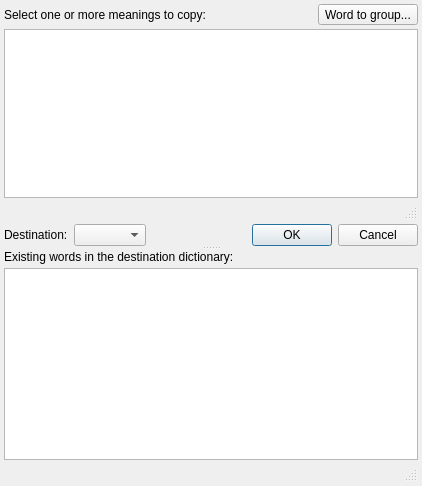
<?xml version="1.0" encoding="UTF-8"?>
<ui version="4.0">
 <class>WordToDictionaryForm</class>
 <widget class="QMainWindow" name="WordToDictionaryForm">
  <property name="geometry">
   <rect>
    <x>0</x>
    <y>0</y>
    <width>422</width>
    <height>486</height>
   </rect>
  </property>
  <property name="windowTitle">
   <string>zkanji - Add word to dictionary</string>
  </property>
  <widget class="QWidget" name="centralwidget">
   <layout class="QVBoxLayout" name="verticalLayout">
    <property name="spacing">
     <number>4</number>
    </property>
    <property name="leftMargin">
     <number>4</number>
    </property>
    <property name="topMargin">
     <number>4</number>
    </property>
    <property name="rightMargin">
     <number>4</number>
    </property>
    <property name="bottomMargin">
     <number>4</number>
    </property>
    <item>
     <widget class="QSplitter" name="splitter">
      <property name="orientation">
       <enum>Qt::Vertical</enum>
      </property>
      <property name="childrenCollapsible">
       <bool>false</bool>
      </property>
      <widget class="QWidget" name="widget" native="true">
       <property name="sizePolicy">
        <sizepolicy hsizetype="Preferred" vsizetype="Preferred">
         <horstretch>0</horstretch>
         <verstretch>1</verstretch>
        </sizepolicy>
       </property>
       <layout class="QVBoxLayout" name="verticalLayout_3">
        <property name="spacing">
         <number>4</number>
        </property>
        <property name="leftMargin">
         <number>0</number>
        </property>
        <property name="topMargin">
         <number>0</number>
        </property>
        <property name="rightMargin">
         <number>0</number>
        </property>
        <property name="bottomMargin">
         <number>0</number>
        </property>
        <item>
         <layout class="QHBoxLayout" name="horizontalLayout_2">
          <property name="spacing">
           <number>4</number>
          </property>
          <item>
           <widget class="QLabel" name="label">
            <property name="text">
             <string>Select one or more meanings to copy:</string>
            </property>
           </widget>
          </item>
          <item>
           <spacer name="horizontalSpacer_2">
            <property name="orientation">
             <enum>Qt::Horizontal</enum>
            </property>
            <property name="sizeHint" stdset="0">
             <size>
              <width>40</width>
              <height>20</height>
             </size>
            </property>
           </spacer>
          </item>
          <item>
           <widget class="QToolButton" name="switchButton">
            <property name="toolTip">
             <string>Switch to adding word to group</string>
            </property>
            <property name="text">
             <string>Word to group...</string>
            </property>
            <property name="icon">
             <iconset resource="../Resources/resources.qrc">
              <normaloff>:/togroup.svg</normaloff>:/togroup.svg</iconset>
            </property>
            <property name="iconSize">
             <size>
              <width>18</width>
              <height>18</height>
             </size>
            </property>
            <property name="toolButtonStyle">
             <enum>Qt::ToolButtonTextBesideIcon</enum>
            </property>
           </widget>
          </item>
         </layout>
        </item>
        <item>
         <widget class="QWidget" name="wordsWidget" native="true">
          <layout class="QVBoxLayout" name="verticalLayout_5">
           <property name="spacing">
            <number>0</number>
           </property>
           <property name="leftMargin">
            <number>0</number>
           </property>
           <property name="topMargin">
            <number>0</number>
           </property>
           <property name="rightMargin">
            <number>0</number>
           </property>
           <property name="bottomMargin">
            <number>0</number>
           </property>
           <item>
            <widget class="ZDictionaryListView" name="wordsTable">
             <property name="sizePolicy">
              <sizepolicy hsizetype="Expanding" vsizetype="Expanding">
               <horstretch>0</horstretch>
               <verstretch>1</verstretch>
              </sizepolicy>
             </property>
            </widget>
           </item>
           <item>
            <widget class="ZStatusBar" name="wordsStatus"/>
           </item>
          </layout>
         </widget>
        </item>
        <item>
         <layout class="QHBoxLayout" name="destLayout">
          <property name="spacing">
           <number>6</number>
          </property>
          <item>
           <widget class="QLabel" name="label_3">
            <property name="sizePolicy">
             <sizepolicy hsizetype="Fixed" vsizetype="Preferred">
              <horstretch>0</horstretch>
              <verstretch>0</verstretch>
             </sizepolicy>
            </property>
            <property name="text">
             <string>Destination:</string>
            </property>
           </widget>
          </item>
          <item>
           <widget class="QComboBox" name="dictCBox"/>
          </item>
          <item>
           <widget class="QDialogButtonBox" name="buttonBox">
            <property name="standardButtons">
             <set>QDialogButtonBox::Cancel|QDialogButtonBox::Ok</set>
            </property>
           </widget>
          </item>
         </layout>
        </item>
       </layout>
      </widget>
      <widget class="QWidget" name="meaningsWidget" native="true">
       <layout class="QVBoxLayout" name="verticalLayout_4">
        <property name="spacing">
         <number>4</number>
        </property>
        <property name="leftMargin">
         <number>0</number>
        </property>
        <property name="topMargin">
         <number>0</number>
        </property>
        <property name="rightMargin">
         <number>0</number>
        </property>
        <property name="bottomMargin">
         <number>0</number>
        </property>
        <item>
         <widget class="QLabel" name="label_2">
          <property name="text">
           <string>Existing words in the destination dictionary:</string>
          </property>
         </widget>
        </item>
        <item>
         <widget class="QWidget" name="widget_3" native="true">
          <layout class="QVBoxLayout" name="verticalLayout_2">
           <property name="spacing">
            <number>0</number>
           </property>
           <property name="leftMargin">
            <number>0</number>
           </property>
           <property name="topMargin">
            <number>0</number>
           </property>
           <property name="rightMargin">
            <number>0</number>
           </property>
           <property name="bottomMargin">
            <number>0</number>
           </property>
           <item>
            <widget class="ZDictionaryListView" name="meaningsTable"/>
           </item>
           <item>
            <widget class="ZStatusBar" name="meaningsStatus"/>
           </item>
          </layout>
         </widget>
        </item>
       </layout>
      </widget>
     </widget>
    </item>
   </layout>
  </widget>
 </widget>
 <customwidgets>
  <customwidget>
   <class>ZStatusBar</class>
   <extends>QStatusBar</extends>
   <header>zstatusbar.h</header>
   <container>1</container>
  </customwidget>
  <customwidget>
   <class>ZDictionaryListView</class>
   <extends>QTableView</extends>
   <header>zdictionarylistview.h</header>
  </customwidget>
 </customwidgets>
 <resources>
  <include location="Resources/resources.qrc"/>
 </resources>
 <connections/>
</ui>
